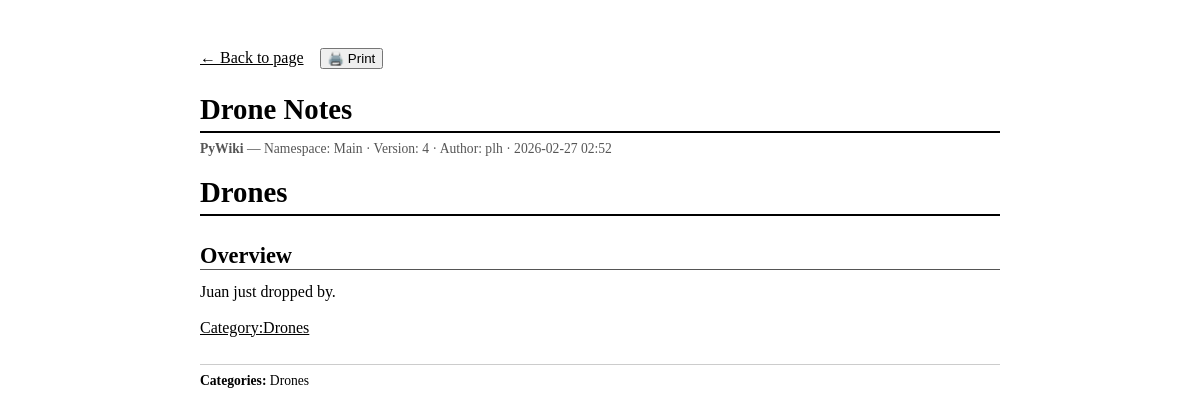
The app's page /wiki/Main/drone-notes/print, older data.
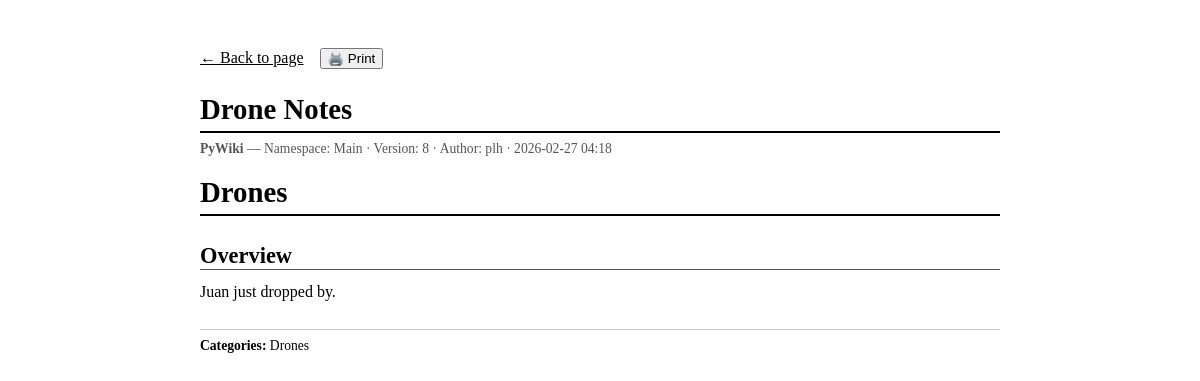
The same page, newer data.
### app/models/models.py (models this page shows)
class PageVersion(Base):
    __tablename__ = "page_versions"
    __table_args__ = (
        UniqueConstraint("page_id", "version", name="uq_page_versions_page_ver"),
        Index("ix_page_versions_page_latest", "page_id", "version"),
    )
    id:         Mapped[str]        = _uuid_col(primary_key=True)
    page_id:    Mapped[str]        = mapped_column(String(36), ForeignKey("pages.id", ondelete="CASCADE"), nullable=False, index=True)
    version:    Mapped[int]        = mapped_column(Integer, nullable=False)
    content:    Mapped[str]        = mapped_column(Text, nullable=False, default="")
    format:     Mapped[str]        = mapped_column(String(16), nullable=False, default="markdown")
    rendered:   Mapped[str | None] = mapped_column(Text, nullable=True)
    author_id:  Mapped[str | None] = mapped_column(String(36), ForeignKey("users.id"), nullable=True)
    comment:    Mapped[str]        = mapped_column(String(512), default="", nullable=False)
    created_at: Mapped[datetime]   = mapped_column(DateTime(timezone=True), default=_utcnow)
    page:   Mapped["Page"]       = relationship(back_populates="versions")
    author: Mapped["User | None"] = relationship(back_populates="page_versions")

### app/ui/views.py (the view)
@router.get("/wiki/{namespace_name}/{slug}/print", response_class=HTMLResponse)
async def print_page(
    request: Request,
    namespace_name: str,
    slug: str,
    db: AsyncSession = Depends(get_db),
):
    user, new_token = await _current_user(request, db)
    settings = get_settings()
    try:
        page, ver = await page_svc.get_page(db, namespace_name, slug)
    except HTTPException as e:
        if e.status_code == 404:
            return templates.TemplateResponse(
                request,
                "page_not_found.html",
                _ctx(user, namespace_name=namespace_name, slug=slug),
                status_code=404,
            )
        raise
    rendered = ver.rendered or render_markup(
        ver.content, ver.format,
        namespace=namespace_name,
        base_url=settings.base_url,
    )
    categories = extract_categories(ver.content, ver.format)
    resp = templates.TemplateResponse(
        request,
        "page_print.html",
        _ctx(user,
             page=page,
             ver=ver,
             rendered=rendered,
             namespace_name=namespace_name,
             categories=categories),
    )
    _apply_new_token(resp, new_token, settings.access_token_expire_minutes)
    return resp

### app/templates/page_print.html (shortened to what this page needs)
<!DOCTYPE html>
<html lang="en">
<head>
</head>
<body>
<div class="no-print">
  <a href="/wiki/{{ namespace_name }}/{{ page.slug }}">&larr; Back to page</a>
  <button onclick="window.print()">🖨️ Print</button>
</div>
<h1>{{ page.title }}</h1>
<div class="print-meta">
  <strong>{{ site_name }}</strong> &mdash;
  Namespace: {{ namespace_name }} &middot;
  Version: {{ ver.version }} &middot;
  Author: {{ ver.author.username if ver.author else '—' }} &middot;
  {{ ver.created_at.strftime('%Y-%m-%d %H:%M') }}
</div>
<div class="wiki-content">
  {{ rendered | safe }}
</div>
{% if categories %}
<div class="print-categories">
  <strong>Categories:</strong>
  {{ categories | join(' · ') }}
</div>
{% endif %}
</body>
</html>

Row changes from the older to the newer data that the page shows:
no longer on this page (row edited): PageVersion: version "4", created_at "2026-02-27 02:52", rendered "Drones Overview Juan just dropped by. Category:Drones"
added PageVersion: version "8", created_at "2026-02-27 04:18", rendered "Drones Overview Juan just dropped by."
